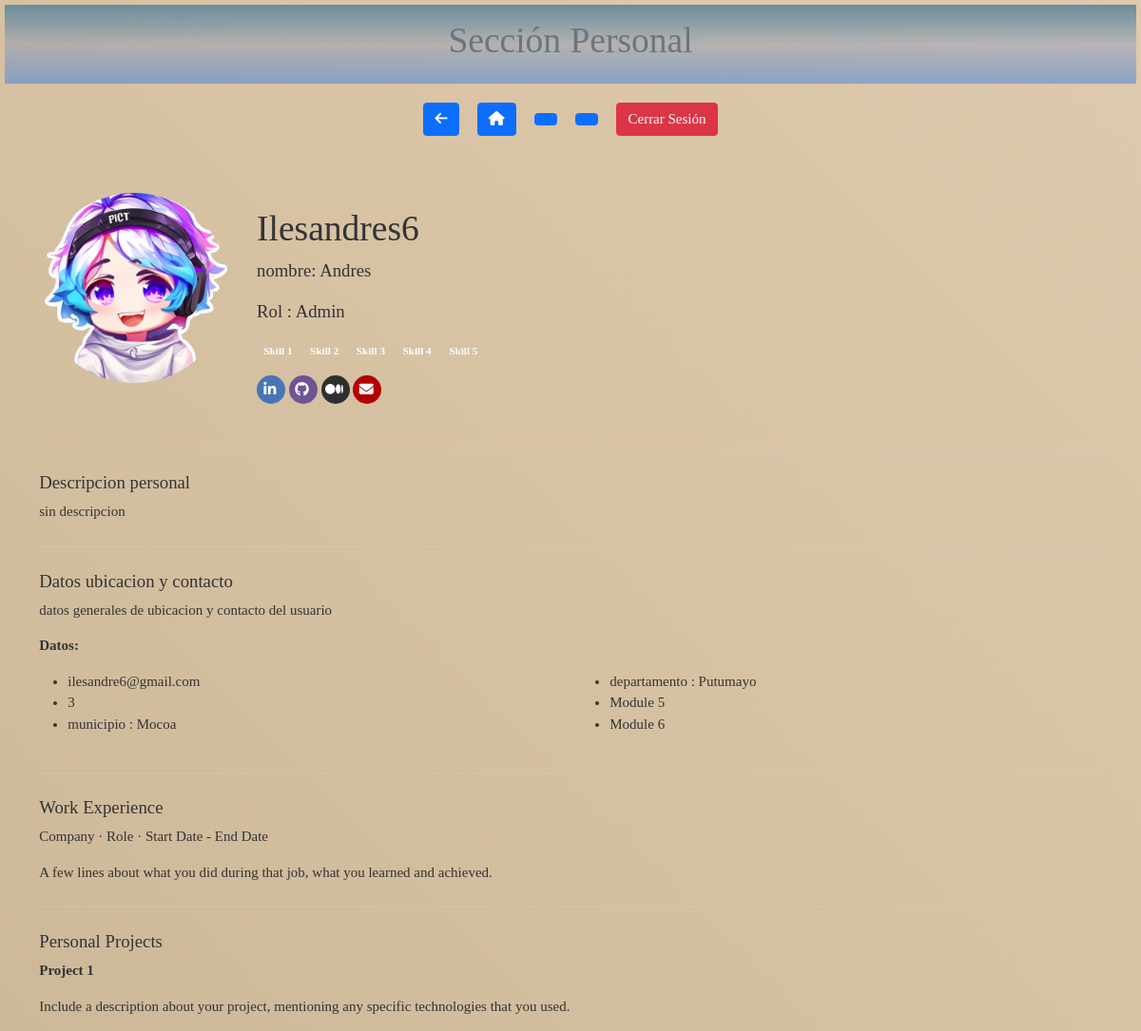
Screenshot of /php/pantallas/perfil.php?user=27 with the database file from the repository.
### tables this page shows
CREATE TABLE `rol` (
  `idRol` int(11) NOT NULL AUTO_INCREMENT,
  `Rol` varchar(35) NOT NULL,
  `descripcion` tinytext DEFAULT NULL,
  `funciones` varchar(80) DEFAULT 'empleado',
  PRIMARY KEY (`idRol`)
);

CREATE TABLE `usuario` (
  `idUsuario` INT(11) NOT NULL AUTO_INCREMENT,
  `usuario` VARCHAR(50) DEFAULT NULL,
  `correo` VARCHAR(50) DEFAULT NULL,
  `contraseña` VARCHAR(80) DEFAULT NULL,
  `nombre` VARCHAR(75) DEFAULT NULL,
  `fecha_nacimiento` DATE DEFAULT NULL,
  `idMunicipio` INT(11) DEFAULT NULL,
  `idRol` INT(11) DEFAULT 2,
  `descripcion` TINYTEXT,
  `telefono` VARCHAR(15) DEFAULT '3',
  `idOficina` INT(11) DEFAULT 1,
  PRIMARY KEY (`idUsuario`),
  KEY `fk_usuario_municipio` (`idMunicipio`),
  KEY `fk_usuario_oficina` (`idOficina`),
  KEY `fk_usuarios_rol_id` (`idRol`),
  CONSTRAINT `fk_usuarios_rol` FOREIGN KEY (`idRol`) REFERENCES `rol` (`idRol`),
  CONSTRAINT `fk_usuario_municipio` FOREIGN KEY (`idMunicipio`) REFERENCES `municipio` (`idMunicipio`),
  CONSTRAINT `fk_usuario_oficina` FOREIGN KEY (`idOficina`) REFERENCES `oficina` (`id`)
);

CREATE TABLE `municipio` (
  `idMunicipio` int(11) NOT NULL AUTO_INCREMENT,
  `municipio` varchar(75) NOT NULL,
  `descripcion` tinytext DEFAULT NULL,
  `idDepartamento` int(11) DEFAULT NULL,
  PRIMARY KEY (`idMunicipio`),
  KEY `idDepartamento` (`idDepartamento`),
  CONSTRAINT `municipio_ibfk_1` FOREIGN KEY (`idDepartamento`) REFERENCES `departamento` (`idDepartamento`)
);

CREATE TABLE `departamento` (
  `idDepartamento` int(11) NOT NULL AUTO_INCREMENT,
  `departamento` varchar(80) NOT NULL,
  `descripcion` tinytext DEFAULT NULL,
  PRIMARY KEY (`idDepartamento`)
);

### php/pantallas/perfil.php (the view, shortened to what this page needs)
<?php
$conn=conectarDB();
$idUserGet=$_GET['user'];
?>
<!DOCTYPE html>
<html lang="es">
<head>
    <link href="https://cdn.jsdelivr.net/npm/bootstrap@5.0.2/dist/css/bootstrap.min.css" rel="stylesheet"
>
    <link rel="stylesheet" href="/css/user.css">
    <link rel="stylesheet" href="/css/perfil.css">
</head>
<?php require_once '../layouts/loaderEspiral.php'; ?>
<body class="hidden">
<header class="text-center py-3">
        <h1 class="text-center text-secondary font-weight-bold ">Sección Personal</h1>
    </header>
    <nav class="text-center my-3">
         <button class="btn btn-primary mx-2" onclick="Back()" title="regresar" ><i class="fa-solid fa-arrow-left"></i></button>
         <button class="btn btn-primary mx-2" title="inicio" onclick="window.location='/index.php'"><i class="fa-solid fa-house"></i></button>
        <buttom class="btn btn-primary mx-2 " ></buttom>
        <buttom class="btn btn-primary mx-2 " ></buttom>
        <button class="btn btn-danger mx-2" title="cerrar sesion" onclick="cerrarSesion()">Cerrar Sesión</button>
    </nav>
    <tbody>
    <?php
    $sql="select usuario.nombre, usuario.usuario, usuario.correo, rol.Rol,usuario.descripcion,usuario.telefono,
            usuario.fecha_nacimiento, municipio.municipio, departamento.departamento
            from rol
            inner join usuario on usuario.idRol=rol.idRol
            inner join municipio on municipio.idMunicipio=usuario.idMunicipio
            inner join departamento on departamento.idDepartamento=municipio.idDepartamento
            where usuario.idUsuario='$idUserGet'";
    $result=$conn->query($sql);
    if($result->num_rows>0){
    while($usuario=$result->fetch_assoc()){
    ?>
    <main role="main" class="container">
      <div class="row">
        <div class="col-sm-6">
          <div class="row">
            <div class="col-md-4">
              <img
                src="/img/default.png"
                alt="..."
                class="rounded-circle profile-image"
              />
            </div>
            <div class="col-md-8 top-col">
              <h1 class=""><?=$usuario['usuario']?></h1>
              <p class="lead">nombre: <?=$usuario['nombre']?></p>
              <p class="lead">Rol : <?=$usuario['Rol']?></p>
              <p>
                <a><span class="badge badge-primary">Skill 1</span></a>
                <a><span class="badge badge-primary">Skill 2</span></a>
                <a><span class="badge badge-primary">Skill 3</span></a>
                <a><span class="badge badge-primary">Skill 4</span></a>
                <a><span class="badge badge-primary">Skill 5</span></a>
              </p>
              <ul class="social-icons">
                  <li class="linkedin">
                    <a href="https://www.linkedin.com/in/"><i class="fa fa-fw fa-linkedin"></i></a>
                  </li>
                  <li class="github">
                      <a href="https://github.com/"><i class="fa fa-fw fa-github"></i></a>
                    </li>
                  <li class="medium">
                    <a href="https://medium.com/_"><i class="fa fa-fw fa-medium"></i></a>
                  </li>
                  <li class="mail">
                      <a href="mailto:name@email.com"><i class="fa fa-fw fa-envelope"></i></a>
                    </li>
                </ul>
            </div>
          </div>
        </div>
      </div>
      <hr class="divider" />
      <h5>Descripcion personal</h5>
      <p class="personal-statement">
        <?=$usuario['descripcion']?>
      </p>
      <hr class="divider" />
      <h5>Datos ubicacion y contacto</h5>
      <p>
        datos generales de ubicacion y contacto del usuario
      </p>
      <strong><p>Datos:</p></strong>
      <div class="row">
        <div class="col-sm-6">
          <ul>
            <li><?=$usuario['correo']?></li>
            <li><?=$usuario['telefono']?></li>
            <li>municipio : <?=$usuario['municipio']?></li>
          </ul>
        </div>
        <div class="col-sm-6">
          <ul>
            <li>departamento : <?=$usuario['departamento']?> </li>
            <li>Module 5</li>
            <li>Module 6</li>
          </ul>
        </div>
      </div>
      <hr class="divider" />
      <h5>Work Experience</h5>
      <p>Company · Role · Start Date - End Date</p>
      <p class="description-text">
       A few lines about what you did during that job, what you learned and achieved.
      </p>
      <hr class="divider" />
      <h5>Personal Projects</h5>
      <strong><p>Project 1</p></strong>
      <p class="description-text">
        Include a description about your project, mentioning any specific technologies that you used.
      </p>
    </main>
    <?php
    }
    }
    ?>
    </tbody>
</body>
</html>

### css/user.css (style rules this page uses)
* { font-size: 15px; }
header { background: linear-gradient(#6b8d9b,rgba(78, 124, 199, 0.267),rgba(16, 109, 238, 0.4)); margin: 5px; padding: 5px; color: #fff; }
body { display: flex; flex-direction: column; min-height: 100vh; background: linear-gradient(45deg, #b29f7d, #d8c3a5, #f4e1d2); background-size: 400% 400%; animation: gradientAnimation 15s ease infinite; color: #333; font-family: 'Times New Roman', Times, serif; }

### css/perfil.css (style rules this page uses)
ul.social-icons { padding: 0; }
.social-icons li { list-style: none; display: inline-block; border-radius: 2em; overflow: hidden; }
.social-icons li a { display: block; padding: 0.3em; max-width: 2em; min-width: 2em; height: 2em; line-height: 1.5em; font-family: arial; color: #fff; }
.social-icons .linkedin { background: #4875B4; }
.social-icons .medium { background: #2f2f2f; }
.social-icons .github { background: #6e5494; }
.social-icons .mail { background: #B20000; }
hr.divider { border-top: 1px solid #DCDCDC; margin-top: 25px; margin-bottom: 25px; }
.personal-statement { text-align: justify; }
.description-text { text-align: justify; }
.profile-image { height: 200px; width: 200px; align-content: center }
.top-col { margin-top: 15px; padding: 0px 50px 0px 50px; }

### rows the page displays
rol: usuario.usuario "Ilesandres6", usuario.nombre "Andres", Rol "Admin", usuario.descripcion "sin descripcion", usuario.correo "ilesandre6@gmail.com", usuario.telefono "3", municipio.municipio "Mocoa", departamento.departamento "Putumayo"
